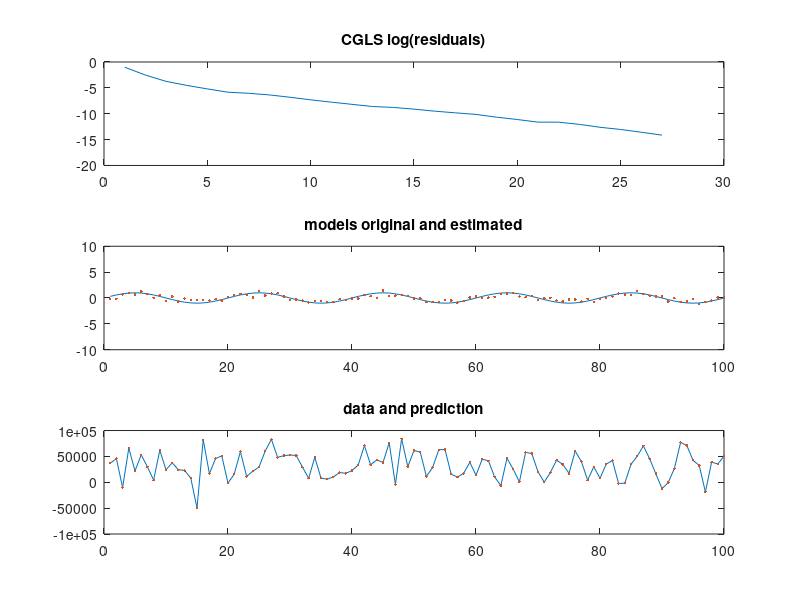
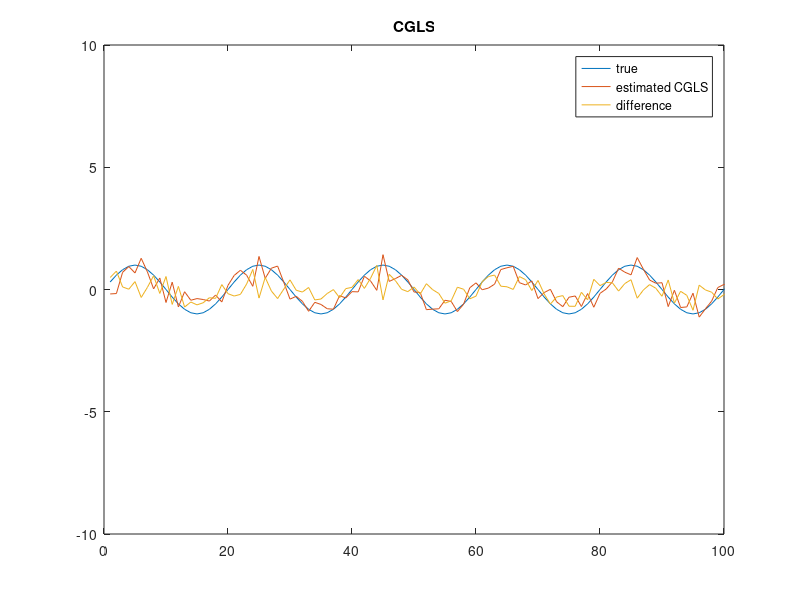

These charts were generated, in order, by the following MATLAB code: (Note: this script raises an error after producing the figures.)
function [x,rho,eta,nit]=cgtestcgls
% Testing Conjugate gradients algorithms 
% Daniel Trad - Geophysical programming course.
scaletst = 1e4;
A = rand(100,150)*scaletst;
[nn mm]=size(A);
conda=cond(A);

m=1:mm;m=m(:);
m=sin(m*pi*0.1);
b=A*m;
m0=zeros(mm,1);
tol=1e-6;
tm=1:mm;
t=1:nn;

[x,rho,eta,nit]=mycgls(A,b,100,tol);
nit
cg1=rho(nit)
figure(1);
subplot(311);plot(log(rho));figure(gcf);title('CGLS log(residuals)');
subplot(312);plot(tm,m,tm,x,'.');figure(gcf);axis([0 100 -10 10]);title('models original and estimated')
subplot(313);plot(t,b,t,A*x,'.');figure(gcf);title('data and prediction')
figure(2);plot(tm,m,tm,x,tm,1*(m-x));axis([0 100 -10 10]);title('CGLS')
legend('true','estimated CGLS','difference')
[xlsqr]=lsqr(A,b);
figure(3)
subplot(111);plot(tm,m,tm,xlsqr,tm,(m-xlsqr));axis([0 100 -10 10]);title('lsqr');
legend('true','estimated LSQR','difference')
return;
end
function [x,rho,eta,nit] = mycgls(L,b,k,tol)
% CGLS weighted conjugate gradients 
% [x,rho,eta,nit] = mycgls(A,L,b,k,tol)
%
% Input - A - The matrix
% 	  L - The weighting matrix (must be square and well conditioned)
%	  b - rhs vector
%	  numit - number of iterations
%	  tol - Tolerance level for stopping if tol=0 GCV criteria is used
% Output - x -The solution
%	   rho - Misfit
%	   eta - Model Norm (p=2) 
% 

% Initialization
[m,n] = size(L); 
normb0 = b'*b;

x = zeros(n,1);
g = zeros(n,1);
s = zeros(n,1);
r  = b;
g = L'*r;
normb = g'*g;
s = g;
alphanumold = (g'*g);
% Iterate.
for j=1:k
  nit = j;
  w = L*s; 
  alphaden = (w'*w);
  alpha = (alphanumold)/alphaden;
  x = x + alpha*s;  % x already has removed Wm because of alpha has
  r = r - alpha*w;
  g = L'*r;
  rho(j)=(r'*r)/normb0;
  rho(j)  
  alphanum = (g'*g);
  beta = alphanum/alphanumold;
  alphanumold = alphanum;
  
  s = g + beta*s;
  eta(j)=(x'*x);
  if (rho(j) < tol) return;end
        
end
return;
end
